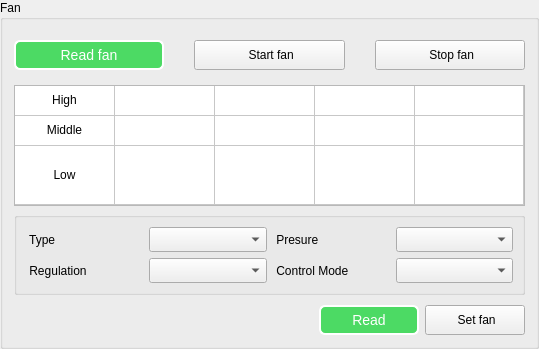
        <widget class="QGroupBox" name="groupBox_7">
         <property name="minimumSize">
          <size>
           <width>531</width>
           <height>242</height>
          </size>
         </property>
         <property name="maximumSize">
          <size>
           <width>8888</width>
           <height>8888</height>
          </size>
         </property>
         <property name="title">
          <string>Fan</string>
         </property>
         <layout class="QGridLayout" name="gridLayout_9">
          <property name="verticalSpacing">
           <number>6</number>
          </property>
          <item row="0" column="0">
           <widget class="QWidget" name="widget_2" native="true">
            <property name="minimumSize">
             <size>
              <width>380</width>
              <height>0</height>
             </size>
            </property>
            <layout class="QHBoxLayout" name="horizontalLayout_9">
             <property name="spacing">
              <number>30</number>
             </property>
             <property name="leftMargin">
              <number>0</number>
             </property>
             <property name="rightMargin">
              <number>0</number>
             </property>
             <item>
              <widget class="QPushButton" name="initializeButton_2">
               <property name="minimumSize">
                <size>
                 <width>0</width>
                 <height>30</height>
                </size>
               </property>
               <property name="maximumSize">
                <size>
                 <width>88888</width>
                 <height>30</height>
                </size>
               </property>
               <property name="styleSheet">
                <string notr="true">QPushButton{
    background-color: rgb(76, 218, 100);
	border-style: outset;
    border-width: 2px;
	border-radius: 6px;
    color: white;
	font-size: 14px;
}

QPushButton:hover{
    background-color: rgb(110, 230, 120);
}

QPushButton:pressed{
    background-color: rgb(50, 200, 80);
}

QPushButton:disabled{
    background-color: gray;
}</string>
               </property>
               <property name="text">
                <string>Read fan</string>
               </property>
              </widget>
             </item>
             <item>
              <widget class="QPushButton" name="pushButton_startMotor_2">
               <property name="minimumSize">
                <size>
                 <width>0</width>
                 <height>30</height>
                </size>
               </property>
               <property name="maximumSize">
                <size>
                 <width>16777215</width>
                 <height>30</height>
                </size>
               </property>
               <property name="styleSheet">
                <string notr="true"/>
               </property>
               <property name="text">
                <string>  Start fan </string>
               </property>
              </widget>
             </item>
             <item>
              <widget class="QPushButton" name="pushButton_stopMotor_2">
               <property name="minimumSize">
                <size>
                 <width>0</width>
                 <height>30</height>
                </size>
               </property>
               <property name="maximumSize">
                <size>
                 <width>16777215</width>
                 <height>30</height>
                </size>
               </property>
               <property name="text">
                <string>  Stop fan </string>
               </property>
              </widget>
             </item>
            </layout>
           </widget>
          </item>
          <item row="1" column="0">
           <widget class="QTableWidget" name="table_settings_2">
            <property name="sizePolicy">
             <sizepolicy hsizetype="Preferred" vsizetype="Preferred">
              <horstretch>0</horstretch>
              <verstretch>0</verstretch>
             </sizepolicy>
            </property>
            <property name="minimumSize">
             <size>
              <width>511</width>
              <height>121</height>
             </size>
            </property>
            <property name="maximumSize">
             <size>
              <width>511</width>
              <height>121</height>
             </size>
            </property>
            <property name="sizeAdjustPolicy">
             <enum>QAbstractScrollArea::AdjustToContents</enum>
            </property>
            <property name="gridStyle">
             <enum>Qt::SolidLine</enum>
            </property>
            <property name="rowCount">
             <number>3</number>
            </property>
            <property name="columnCount">
             <number>5</number>
            </property>
            <attribute name="horizontalHeaderVisible">
             <bool>false</bool>
            </attribute>
            <attribute name="horizontalHeaderCascadingSectionResizes">
             <bool>false</bool>
            </attribute>
            <attribute name="horizontalHeaderDefaultSectionSize">
             <number>100</number>
            </attribute>
            <attribute name="horizontalHeaderHighlightSections">
             <bool>true</bool>
            </attribute>
            <attribute name="horizontalHeaderMinimumSectionSize">
             <number>50</number>
            </attribute>
            <attribute name="horizontalHeaderShowSortIndicator" stdset="0">
             <bool>true</bool>
            </attribute>
            <attribute name="horizontalHeaderStretchLastSection">
             <bool>true</bool>
            </attribute>
            <attribute name="verticalHeaderVisible">
             <bool>false</bool>
            </attribute>
            <attribute name="verticalHeaderHighlightSections">
             <bool>false</bool>
            </attribute>
            <attribute name="verticalHeaderStretchLastSection">
             <bool>true</bool>
            </attribute>
            <row/>
            <row/>
            <row/>
            <column>
             <property name="text">
              <string>Gear</string>
             </property>
            </column>
            <column>
             <property name="text">
              <string>Dry Power(w)</string>
             </property>
            </column>
            <column>
             <property name="text">
              <string>Dry Speed(rpm)</string>
             </property>
            </column>
            <column>
             <property name="text">
              <string>Wet Power(w)</string>
             </property>
            </column>
            <column>
             <property name="text">
              <string>Wet Speed(rpm)</string>
             </property>
            </column>
            <item row="0" column="0">
             <property name="text">
              <string>High</string>
             </property>
             <property name="textAlignment">
              <set>AlignCenter</set>
             </property>
             <property name="flags">
              <set>ItemIsEnabled</set>
             </property>
            </item>
            <item row="0" column="1">
             <property name="text">
              <string/>
             </property>
             <property name="textAlignment">
              <set>AlignCenter</set>
             </property>
             <property name="flags">
              <set>ItemIsSelectable|ItemIsEditable|ItemIsDragEnabled|ItemIsUserCheckable|ItemIsEnabled</set>
             </property>
            </item>
            <item row="0" column="2">
             <property name="text">
              <string/>
             </property>
             <property name="textAlignment">
              <set>AlignCenter</set>
             </property>
             <property name="flags">
              <set>ItemIsSelectable|ItemIsEditable|ItemIsDragEnabled|ItemIsUserCheckable|ItemIsEnabled</set>
             </property>
            </item>
            <item row="0" column="3">
             <property name="text">
              <string/>
             </property>
             <property name="textAlignment">
              <set>AlignCenter</set>
             </property>
             <property name="flags">
              <set>ItemIsSelectable|ItemIsEditable|ItemIsDragEnabled|ItemIsUserCheckable|ItemIsEnabled</set>
             </property>
            </item>
            <item row="0" column="4">
             <property name="text">
              <string/>
             </property>
             <property name="textAlignment">
              <set>AlignCenter</set>
             </property>
             <property name="flags">
              <set>ItemIsSelectable|ItemIsEditable|ItemIsDragEnabled|ItemIsUserCheckable|ItemIsEnabled</set>
             </property>
            </item>
            <item row="1" column="0">
             <property name="text">
              <string>Middle</string>
             </property>
             <property name="textAlignment">
              <set>AlignCenter</set>
             </property>
             <property name="flags">
              <set>ItemIsEnabled</set>
             </property>
            </item>
            <item row="1" column="1">
             <property name="text">
              <string/>
             </property>
             <property name="textAlignment">
              <set>AlignCenter</set>
             </property>
             <property name="flags">
              <set>ItemIsSelectable|ItemIsEditable|ItemIsDragEnabled|ItemIsUserCheckable|ItemIsEnabled</set>
             </property>
            </item>
            <item row="1" column="2">
             <property name="text">
              <string/>
             </property>
             <property name="textAlignment">
              <set>AlignCenter</set>
             </property>
             <property name="flags">
              <set>ItemIsSelectable|ItemIsEditable|ItemIsDragEnabled|ItemIsUserCheckable|ItemIsEnabled</set>
             </property>
            </item>
            <item row="1" column="3">
             <property name="text">
              <string/>
             </property>
             <property name="textAlignment">
              <set>AlignCenter</set>
             </property>
             <property name="flags">
              <set>ItemIsSelectable|ItemIsEditable|ItemIsDragEnabled|ItemIsUserCheckable|ItemIsEnabled</set>
             </property>
            </item>
            <item row="1" column="4">
             <property name="text">
              <string/>
             </property>
             <property name="textAlignment">
              <set>AlignCenter</set>
             </property>
             <property name="flags">
              <set>ItemIsSelectable|ItemIsEditable|ItemIsDragEnabled|ItemIsUserCheckable|ItemIsEnabled</set>
             </property>
            </item>
            <item row="2" column="0">
             <property name="text">
              <string>Low</string>
             </property>
             <property name="textAlignment">
              <set>AlignCenter</set>
             </property>
             <property name="flags">
              <set>ItemIsEnabled</set>
             </property>
            </item>
            <item row="2" column="1">
             <property name="text">
              <string/>
             </property>
             <property name="textAlignment">
              <set>AlignCenter</set>
             </property>
             <property name="flags">
              <set>ItemIsSelectable|ItemIsEditable|ItemIsDragEnabled|ItemIsUserCheckable|ItemIsEnabled</set>
             </property>
            </item>
            <item row="2" column="2">
             <property name="text">
              <string/>
             </property>
             <property name="textAlignment">
              <set>AlignCenter</set>
             </property>
             <property name="flags">
              <set>ItemIsSelectable|ItemIsEditable|ItemIsDragEnabled|ItemIsUserCheckable|ItemIsEnabled</set>
             </property>
            </item>
            <item row="2" column="3">
             <property name="text">
              <string/>
             </property>
             <property name="textAlignment">
              <set>AlignCenter</set>
             </property>
             <property name="flags">
              <set>ItemIsSelectable|ItemIsEditable|ItemIsDragEnabled|ItemIsUserCheckable|ItemIsEnabled</set>
             </property>
            </item>
            <item row="2" column="4">
             <property name="text">
              <string/>
             </property>
             <property name="textAlignment">
              <set>AlignCenter</set>
             </property>
             <property name="flags">
              <set>ItemIsSelectable|ItemIsEditable|ItemIsDragEnabled|ItemIsUserCheckable|ItemIsEnabled</set>
             </property>
            </item>
           </widget>
          </item>
          <item row="3" column="0">
           <spacer name="verticalSpacer_4">
            <property name="orientation">
             <enum>Qt::Vertical</enum>
            </property>
            <property name="sizeHint" stdset="0">
             <size>
              <width>20</width>
              <height>4</height>
             </size>
            </property>
           </spacer>
          </item>
          <item row="4" column="0">
           <layout class="QHBoxLayout" name="horizontalLayout_10">
            <item>
             <spacer name="horizontalSpacer_4">
              <property name="orientation">
               <enum>Qt::Horizontal</enum>
              </property>
              <property name="sizeHint" stdset="0">
               <size>
                <width>40</width>
                <height>20</height>
               </size>
              </property>
             </spacer>
            </item>
            <item>
             <widget class="QPushButton" name="pushButton_InitRead_2">
              <property name="minimumSize">
               <size>
                <width>100</width>
                <height>30</height>
               </size>
              </property>
              <property name="maximumSize">
               <size>
                <width>16777215</width>
                <height>30</height>
               </size>
              </property>
              <property name="styleSheet">
               <string notr="true">QPushButton{
    background-color: rgb(76, 218, 100);
	border-style: outset;
    border-width: 2px;
	border-radius: 6px;
    color: white;
	font-size: 14px;
}

QPushButton:hover{
    background-color: rgb(110, 230, 120);
}

QPushButton:pressed{
    background-color: rgb(50, 200, 80);
}

QPushButton:disabled{
    background-color: gray;
}</string>
              </property>
              <property name="text">
               <string>  Read  </string>
              </property>
             </widget>
            </item>
            <item>
             <widget class="QPushButton" name="pushButton_InitSetF_2">
              <property name="minimumSize">
               <size>
                <width>100</width>
                <height>30</height>
               </size>
              </property>
              <property name="maximumSize">
               <size>
                <width>16777215</width>
                <height>30</height>
               </size>
              </property>
              <property name="text">
               <string>  Set fan </string>
              </property>
             </widget>
            </item>
           </layout>
          </item>
          <item row="2" column="0">
           <widget class="QGroupBox" name="groupBox_8">
            <layout class="QGridLayout" name="gridLayout_10">
             <property name="topMargin">
              <number>9</number>
             </property>
             <property name="bottomMargin">
              <number>9</number>
             </property>
             <item row="0" column="0">
              <widget class="QLabel" name="label_9">
               <property name="text">
                <string> Type </string>
               </property>
              </widget>
             </item>
             <item row="1" column="1">
              <widget class="QComboBox" name="comboBox_fanreGulation_2">
               <property name="minimumSize">
                <size>
                 <width>0</width>
                 <height>25</height>
                </size>
               </property>
              </widget>
             </item>
             <item row="0" column="2">
              <widget class="QLabel" name="label_10">
               <property name="text">
                <string> Presure </string>
               </property>
              </widget>
             </item>
             <item row="0" column="1">
              <widget class="QComboBox" name="comboBox_fanType_2">
               <property name="minimumSize">
                <size>
                 <width>0</width>
                 <height>25</height>
                </size>
               </property>
              </widget>
             </item>
             <item row="0" column="3">
              <widget class="QComboBox" name="comboBox_fanPressure_2">
               <property name="minimumSize">
                <size>
                 <width>0</width>
                 <height>25</height>
                </size>
               </property>
              </widget>
             </item>
             <item row="1" column="0">
              <widget class="QLabel" name="label_11">
               <property name="text">
                <string> Regulation</string>
               </property>
              </widget>
             </item>
             <item row="1" column="2">
              <widget class="QLabel" name="label_13">
               <property name="text">
                <string> Control Mode</string>
               </property>
              </widget>
             </item>
             <item row="1" column="3">
              <widget class="QComboBox" name="comboBox_fanControlMode_2">
               <property name="minimumSize">
                <size>
                 <width>0</width>
                 <height>25</height>
                </size>
               </property>
              </widget>
             </item>
            </layout>
           </widget>
          </item>
         </layout>
        </widget>
